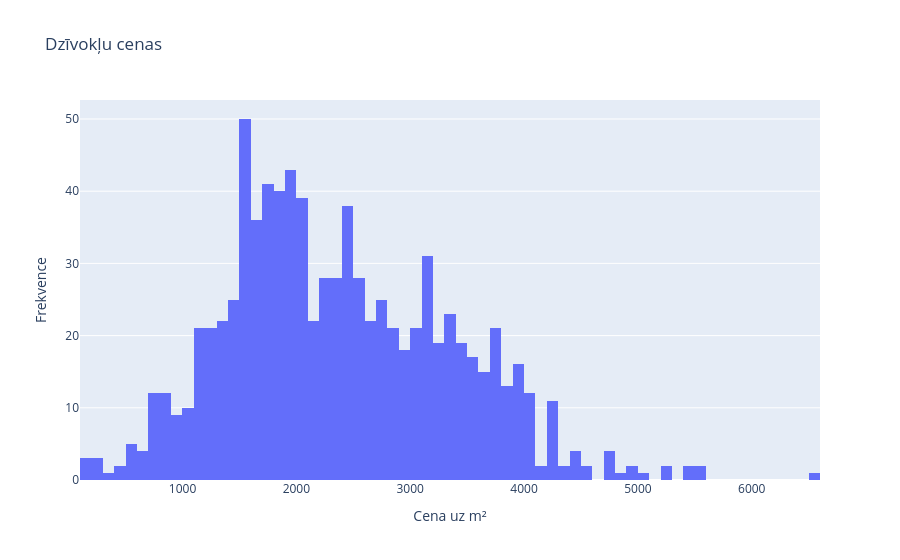

Notebook cell for this chart:
### Code cell
# let's plot kde plot
# we can use plotly
import plotly.express as px
import plotly.graph_objects as go

fig = go.Figure()
fig.add_trace(go.Histogram(x=df["price_per_m2"], nbinsx=100, name="Cena uz m²"))
fig.update_layout(title="Dzīvokļu cenas", xaxis_title="Cena uz m²", yaxis_title="Frekvence")
fig.show()

### Figure 1 — Plotly figure (JSON) as saved in the notebook; plotly's stock layout.template omitted (floating-point values rounded to 4 significant figures; data arrays with more than 128 entries replaced by an {"elided": "..."} marker saying what was removed)
{"data": [{"name": "Cena uz m²", "nbinsx": 100, "type": "histogram", "x": {"elided": "872 int values"}}], "layout": {"title": {"text": "Dzīvokļu cenas"}, "xaxis": {"title": {"text": "Cena uz m²"}}, "yaxis": {"title": {"text": "Frekvence"}}}}
